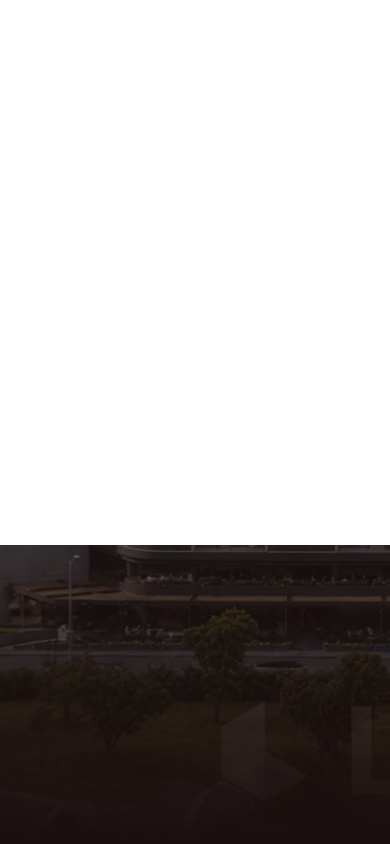
#> input picture .tmp-mobile-inicio.png, 390 x 844 px
$ python -i image_processor.py   (imports and definitions only)
#> lines starting #> are read from the running program, lines starting #| are printed output that depends on the picture; after the words box and inside, x2 and y2 are one past the last pixel; in counts of white or black regions, pixels touching at a corner belong together
#> further down, picture is the input picture: shape (844, 390, 3); mean B, G, R 172, 173, 176.2
from __future__ import annotations

import cv2
import numpy as np


def load_image_from_bytes(raw: bytes) -> tuple[np.ndarray, dict]:
    arr = np.frombuffer(raw, dtype=np.uint8)
    image = cv2.imdecode(arr, cv2.IMREAD_COLOR)
    if image is None:
        raise ValueError("Formato de imagen no soportado o archivo corrupto")
    h, w = image.shape[:2]
    if w < 64 or h < 64:
        raise ValueError("Imagen demasiado pequeña")
    if w > 8000 or h > 8000:
        raise ValueError("Imagen demasiado grande en resolución")
    return image, {"width": w, "height": h}


def preprocess(bgr: np.ndarray) -> dict[str, np.ndarray]:
    """Copia de trabajo. No muta la imagen original mostrada al usuario."""
    work = bgr.copy()
    lab = cv2.cvtColor(work, cv2.COLOR_BGR2LAB)
#> lab: shape (844, 390, 3); mean of channels 0, 1, 2 172.8, 129.5, 129.1
    l, a, b = cv2.split(lab)
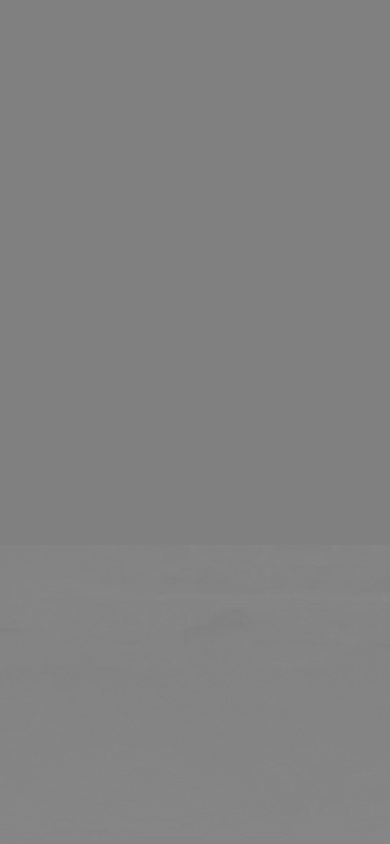
#> a: shape (844, 390); min 127, max 136, mean 129.5
    clahe = cv2.createCLAHE(clipLimit=2.2, tileGridSize=(8, 8))
    l2 = clahe.apply(l)
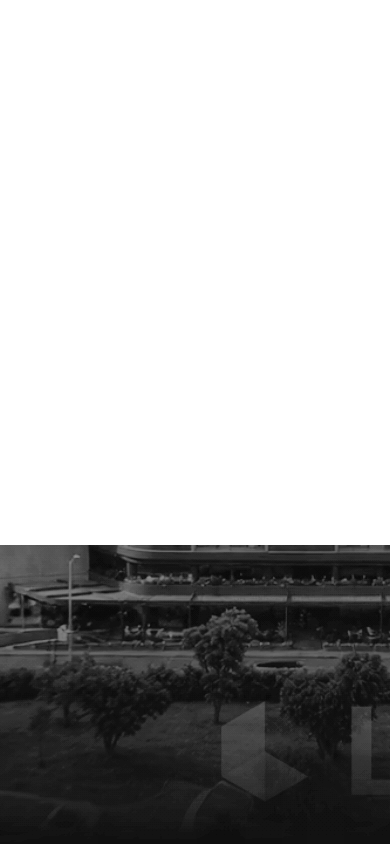
#> l2: shape (844, 390); min 8, max 255, mean 178.3
    norm = cv2.cvtColor(cv2.merge([l2, a, b]), cv2.COLOR_LAB2BGR)

    gray = cv2.cvtColor(norm, cv2.COLOR_BGR2GRAY)
    denoised = cv2.bilateralFilter(gray, d=7, sigmaColor=55, sigmaSpace=55)

    # Gradiente morfológico: resalta bordes de muro en CAD y renders
    k = cv2.getStructuringElement(cv2.MORPH_RECT, (3, 3))
    morph_grad = cv2.morphologyEx(denoised, cv2.MORPH_GRADIENT, k)
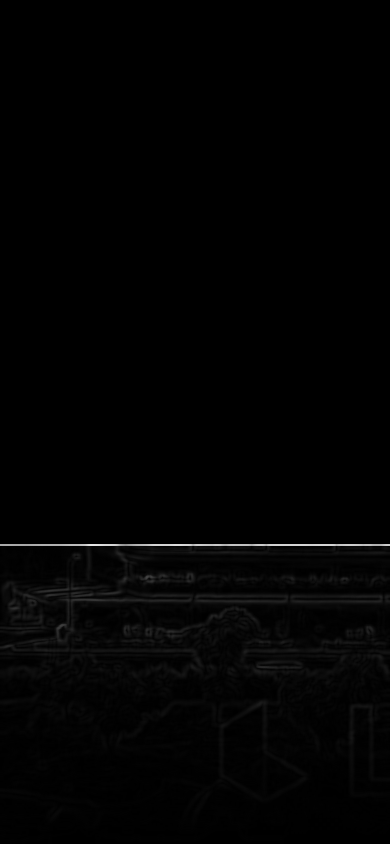
#> morph_grad: shape (844, 390); min 0, max 230, mean 2.3

    thr_adapt = cv2.adaptiveThreshold(
        denoised, 255, cv2.ADAPTIVE_THRESH_GAUSSIAN_C, cv2.THRESH_BINARY, 31, 4
    )
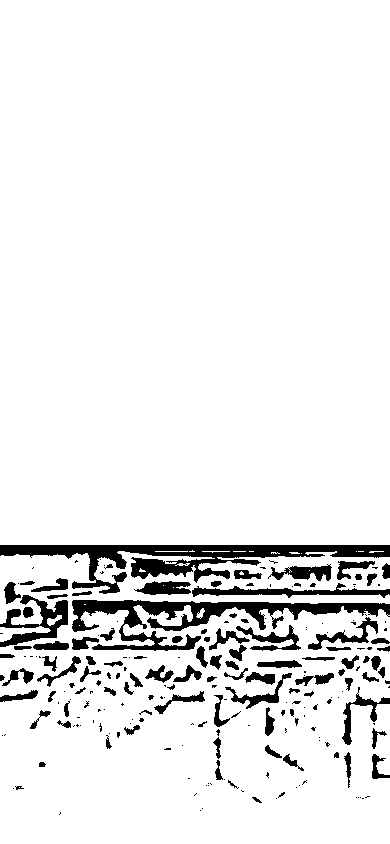
#> thr_adapt: shape (844, 390); 92.1% white; 219 black regions (122 under 20 px), largest, box (x1, y1, x2, y2) and area: (0, 545, 390, 594) 6246, (72, 600, 390, 651) 5078, (0, 595, 68, 647) 1353
    thr_adapt_inv = cv2.adaptiveThreshold(
        denoised, 255, cv2.ADAPTIVE_THRESH_GAUSSIAN_C, cv2.THRESH_BINARY_INV, 31, 4
    )
    _, thr_otsu = cv2.threshold(denoised, 0, 255, cv2.THRESH_BINARY + cv2.THRESH_OTSU)
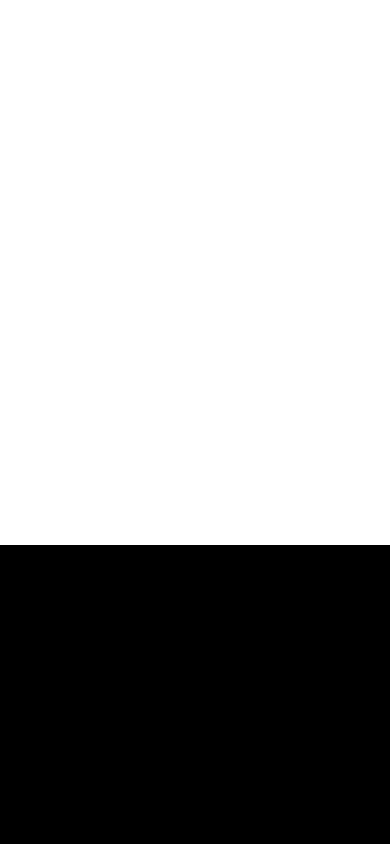
#> thr_otsu: shape (844, 390); 64.6% white; 1 black region, box (x1, y1, x2, y2) and area: (0, 545, 390, 844) 116610
    _, thr_otsu_inv = cv2.threshold(denoised, 0, 255, cv2.THRESH_BINARY_INV + cv2.THRESH_OTSU)

    return {
        "bgr": norm,
        "gray": gray,
        "denoised": denoised,
        "morph_grad": morph_grad,
        "thr_adapt": thr_adapt,
        "thr_adapt_inv": thr_adapt_inv,
        "thr_otsu": thr_otsu,
        "thr_otsu_inv": thr_otsu_inv,
    }

>>> import cv2
>>> picture = cv2.imread('../.tmp-mobile-inicio.png')
>>> result = preprocess(picture)
#> result = 8 items
